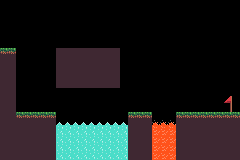

Tiled map render using the project's own tile images. Description and the whole map definition, tile-layer contents included, below:
An orthogonal 30x20 tile map with 8x8 px tiles, 1 tile layer (Level) and 1 object (PLAYER).

<map version="1.10" tiledversion="1.12.2" orientation="orthogonal" renderorder="right-down" width="30" height="20" tilewidth="8" tileheight="8" infinite="0" nextlayerid="3" nextobjectid="2">
 <tileset firstgid="1" source="tileset.tsx" />
 <layer id="1" name="Level" width="30" height="20">
  <data encoding="csv">
0,0,0,0,0,0,0,0,0,0,0,0,0,0,0,0,0,0,0,0,0,0,0,0,0,0,0,0,0,0,
0,0,0,0,0,0,0,0,0,0,0,0,0,0,0,0,0,0,0,0,0,0,0,0,0,0,0,0,0,0,
0,0,0,0,0,0,0,0,0,0,0,0,0,0,0,0,0,0,0,0,0,0,0,0,0,0,0,0,0,0,
0,0,0,0,0,0,0,0,0,0,0,0,0,0,0,0,0,0,0,0,0,0,0,0,0,0,0,0,0,0,
0,0,0,0,0,0,0,0,0,0,0,0,0,0,0,0,0,0,0,0,0,0,0,0,0,0,0,0,0,0,
0,0,0,0,0,0,0,0,0,0,0,0,0,0,0,0,0,0,0,0,0,0,0,0,0,0,0,0,0,0,
1,1,0,0,0,0,0,2,2,2,2,2,2,2,2,0,0,0,0,0,0,0,0,0,0,0,0,0,0,0,
2,2,0,0,0,0,0,2,2,2,2,2,2,2,2,0,0,0,0,0,0,0,0,0,0,0,0,0,0,0,
2,2,0,0,0,0,0,2,2,2,2,2,2,2,2,0,0,0,0,0,0,0,0,0,0,0,0,0,0,0,
2,2,0,0,0,0,0,2,2,2,2,2,2,2,2,0,0,0,0,0,0,0,0,0,0,0,0,0,0,0,
2,2,0,0,0,0,0,2,2,2,2,2,2,2,2,0,0,0,0,0,0,0,0,0,0,0,0,0,0,0,
2,2,0,0,0,0,0,0,0,0,0,0,0,0,0,0,0,0,0,0,0,0,0,0,0,0,0,0,0,0,
2,2,0,0,0,0,0,0,0,0,0,0,0,0,0,0,0,0,0,0,0,0,0,0,0,0,0,0,3,0,
2,2,0,0,0,0,0,0,0,0,0,0,0,0,0,0,0,0,0,0,0,0,0,0,0,0,0,0,4,0,
2,2,1,1,1,1,1,0,0,0,0,0,0,0,0,0,1,1,1,0,0,0,1,1,1,1,1,1,1,1,
2,2,2,2,2,2,2,7,7,7,7,7,7,7,7,7,2,2,2,9,9,9,2,2,2,2,2,2,2,2,
2,2,2,2,2,2,2,8,8,8,8,8,8,8,8,8,2,2,2,10,10,10,2,2,2,2,2,2,2,2,
2,2,2,2,2,2,2,8,8,8,8,8,8,8,8,8,2,2,2,10,10,10,2,2,2,2,2,2,2,2,
2,2,2,2,2,2,2,8,8,8,8,8,8,8,8,8,2,2,2,10,10,10,2,2,2,2,2,2,2,2,
2,2,2,2,2,2,2,8,8,8,8,8,8,8,8,8,2,2,2,10,10,10,2,2,2,2,2,2,2,2
</data>
 </layer>
 <objectgroup id="2" name="Objects">
  <object id="1" name="PLAYER" x="31.635" y="103.88">
   <point />
  </object>
 </objectgroup>
</map>
